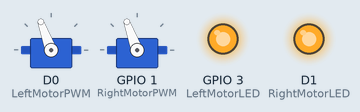
Recording of a sketch running on a simulated ESP8266 (NodeMCU). Parts: 2 × servo, output pins drawn as LEDs (lit = HIGH).

Above: at 0.1 s.
Timing chart, 0 to 1.6 s (numbered marks = the images above):
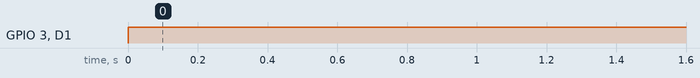

Measured:
- by itself, GPIO 3 (LeftMotorLED), D1 (RightMotorLED): LOW → HIGH at 0.00 s

The sketch:

RP2040seeedCode.ino
```cpp
#include <Servo.h>

Servo LeftMotorPWM;
Servo RightMotorPWM;

#define LeftMotorLED D9
#define RightMotorLED D1

String cmd = "";
int LeftMotorPower = 110;
int RightMotorPower = 110;
bool NewCmd = false;

void setup() {
  pinMode(LeftMotorLED, OUTPUT);
  pinMode(RightMotorLED, OUTPUT);

  LeftMotorPWM.attach(D0);
  RightMotorPWM.attach(D10);

  LeftMotorPWM.write(90);
  RightMotorPWM.write(90);

  Serial.begin(9600);
}

void loop() {
  readInput();
  setPower(LeftMotorPower, RightMotorPower);
}

void readInput(){
  if (Serial.available() && Serial.find("M")) {
    NewCmd = true;
    Serial.find("R");
    RightMotorPower = Serial.parseInt();

    Serial.find("L");
    LeftMotorPower = Serial.parseInt();
  }
  if(NewCmd){
    Serial.println("R" + String(RightMotorPower) + " L" + String(LeftMotorPower));
    NewCmd = false;
  }
}

void setPower(int LP, int RP){
  LeftMotorPWM.write(LP);
  RightMotorPWM.write(RP);
  if(LP != 90){
    digitalWrite(LeftMotorLED, HIGH);
  } else {
    digitalWrite(LeftMotorLED, LOW);
  }
  if(RP != 90){
    digitalWrite(RightMotorLED, HIGH);
  } else {
    digitalWrite(RightMotorLED, LOW);
  }
}
```
